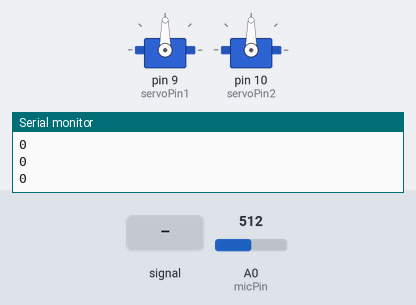
Recording of a sketch running on a simulated Arduino Uno, built with avr-gcc and run on an emulated ATmega328P. Parts: 2 × servo, the last lines printed to the serial monitor. Inputs (shaded band) come from the test bench; at power-on: A0 (micPin) = 512.

Above: at 1.3 s.
1.4 s: A0 (micPin) fed a 200 Hz sine of ±460 counts around its level
At 4.4 s:
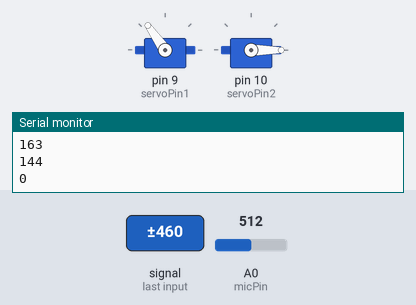
Timing chart, 0 to 13.4 s (numbered marks = the images above; inputs shaded):
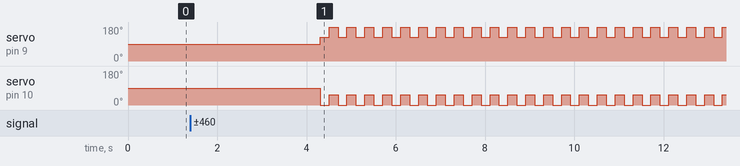

Measured:
- after the input at 1.4 s, servo on pin 9 (servoPin1): alternates 180° for 0.20 s and 125° for 0.20 s, starting after 2.9 s; servo on pin 10 (servoPin2): alternates 55° for 0.20 s and 0° for 0.20 s, starting after 2.9 s

The sketch:

NighmareAlarmClock.ino
```cpp
#include <Servo.h>

//variable declarations

Servo servo1;
Servo servo2;

int startDelay = 20;

const int servoPin1 = 9;   // TOP SERVO
const int servoPin2 = 10;  // BOTTOM SERVO

const int minPos1 = 125;
const int maxPos1 = 180;

const int minPos2 = 55;
const int maxPos2 = 0;

const int micPin = A0;
int micRead = 0;
int prevMicRead = 0;

int delta;
const int deltaThreshold = 100;

void setup() {
  //Attach and declare all the pins
  servo1.attach(servoPin1);
  servo2.attach(servoPin2);
  pinMode(micPin, INPUT);
  //Start the serial communication and implement a short delay.
  Serial.begin(9600);
  delay(100);
}

//Calculate delta will be called every loop, calculating the delta based on the mic's current value minus the mic's value from the previous loop
int calculateDelta() {
  //Set the prevMicRead before we get a new value from the mic
  prevMicRead = micRead;
  micRead = analogRead(micPin);
  delta = micRead - prevMicRead;
  return delta;
}

enum LoopState {
  IDLE,
  STATE_ONE,
  STATE_TWO
};

LoopState loopState = IDLE;

void loop() {
  //Get the delta
  delta = calculateDelta();
  //Print delta for convenience
  Serial.println(delta);

  //Implement a start delay to avoid false positives on startup
  if (startDelay > 0) {
    delay(200);
    startDelay--;
    return;
  }

  //Check if the absolute value of the delta exceeds the threshold. The delta can sometimes be negative, so we check the absolute value.
  if (abs(delta) >= deltaThreshold && loopState == IDLE) {
    Serial.println(loopState);
    //Set the loopState to STATE_ONE to start moving the servos
    loopState = STATE_ONE;
    delay(200);
  }

  if (loopState == STATE_ONE) {
    servo1.write(minPos1);
    servo2.write(maxPos2);
    loopState = STATE_TWO;
  } else if (loopState == STATE_TWO) {
    servo1.write(maxPos1);
    servo2.write(minPos2);
    loopState = STATE_ONE;
  }
  delay(200);
}
```
